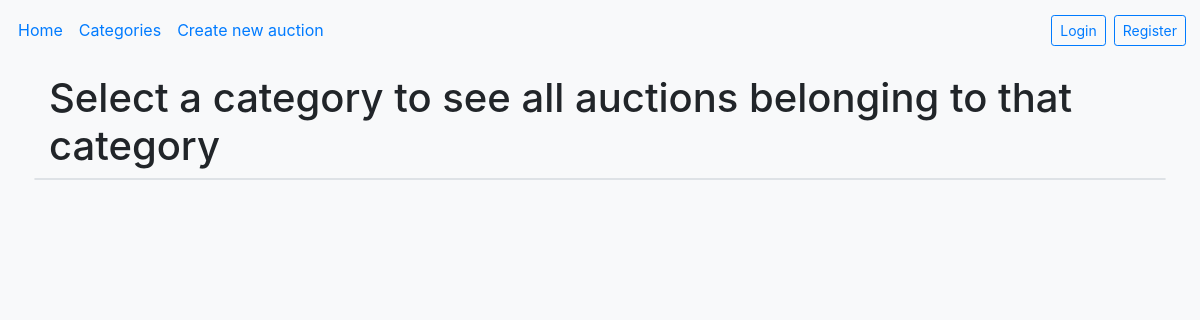
Page /categories_selection on the earlier database version.
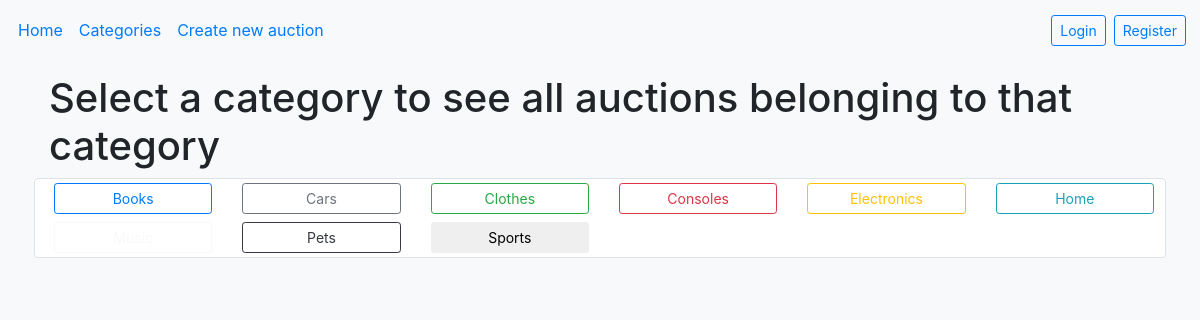
Same page on the later database version.
### auctions/models.py (models this page shows, shortened)
class AuctionCategory(models.Model):
    category = models.CharField(max_length=30, unique=True, null=False)

### auctions/views.py (the view)
# urls.py: path("categories_selection", views.category_selection_view, name="category_selection"),
def category_selection_view(request):
    colors = [
        'primary',
        'secondary',
        'success',
        'danger',
        'warning',
        'info',
        'light',
        'dark',
        'white',
    ]
    pill_menu = []
    categories = AuctionCategory.objects.order_by('category')
    for i in range(0, len(categories)):
        pill_menu.append(
            [ categories[i], colors[i%len(colors)]]
        )
    return render(request, 'auctions/categories_selection.html', {
        'categories': pill_menu
    })

### auctions/templates/auctions/categories_selection.html (shortened to what this page needs)
{% extends "auctions/layout.html" %}
{% block body %}
    <div class="container">
        <h1>Select a category to see all auctions belonging to that category</h1>
        <div class="row border rounded bg-white">
            {% for category in categories %}
                <div class="col-2">
                    <a class="text-{{ category.1 }}" href="{% url 'category' category.0.id %}">
                        <button class="w-100 btn btn-sm btn-outline-{{ category.1 }} m-1 " type="button">{{ category.0.category }}</button>
                    </a>
                </div>
            {% endfor %}
        </div>
    </div>
{% endblock %}

### auctions/templates/auctions/layout.html (shortened to what this page needs)
{% load static %}
<!DOCTYPE html>
<html lang="en">
    <head>
        <link rel="stylesheet" href="{% static 'auctions/bootstrap4/css/bootstrap.min.css' %}">
        <link href="{% static 'auctions/styles.css' %}" rel="stylesheet">
    </head>
    <body class="bg-light">
        <nav class="navbar-expand navbar-light bg-light sticky-top">
            <div class="collapse navbar-collapse" id="navbarText">
                <ul class="navbar-nav mr-auto flex-wrap">
                    <li class="nav-item ">
                        <a class="text-primary nav-link" href="{% url 'index' %}" >Home</a>
                    </li>
                    <li class="nav-item">
                        <a class="text-primary nav-link" href="{% url 'category_selection' %}">Categories</a>
                    </li>
                    <li class="nav-item">
                        <a class="text-primary nav-link" href="{% url 'create_auction' %}">Create new auction</a>
                    </li>
                </ul>
                <div class>
                    <ul class="navbar-nav nav-pills">
                        {% if user.is_authenticated %}
                            <li class="nav-item">
                                <a class="disabled text-dark" href="#" aria-disabled="true">
                                    <button class=" btn btn-sm m-1 bg-transparent " type="button">@{{ user.username }}</button>
                                </a>
                            </li>
                            <li class="nav-item">
                                <a class="text-primary" href="{% url 'logout' %}">
                                    <button class=" btn btn-sm btn-outline-primary m-1 " type="button">Logout</button>
                                </a>
                            </li>
                        {% else %}
                            <li class="nav-item">
                                <a class="text-primary" href="{% url 'login' %}">
                                    <button class="btn btn-sm btn-outline-primary m-1" type="button">Login</button>
                                </a>
                            </li>
                            <li class="nav-item">
                                <a class="text-primary" href="{% url 'register' %}">
                                    <button class="btn btn-sm btn-outline-primary m-1" type="button">Register</button>
                                </a>
                            </li>
                        {% endif %}
                    </ul>
                </div>
            </div>
        </nav>
        <div class="p-4">
            {% block body %}
            {% endblock %}
        </div>
    </body>
</html>

### auctions/static/auctions/styles.css (style rules this page uses)
body { padding: 10px; }

Differences in the rows shown:
added AuctionCategory: category "Books"
added AuctionCategory: category "Cars"
added AuctionCategory: category "Clothes"
added AuctionCategory: category "Consoles"
added AuctionCategory: category "Electronics"
added AuctionCategory: category "Home"
added AuctionCategory: category "Pets"
added AuctionCategory: category "Sports"
